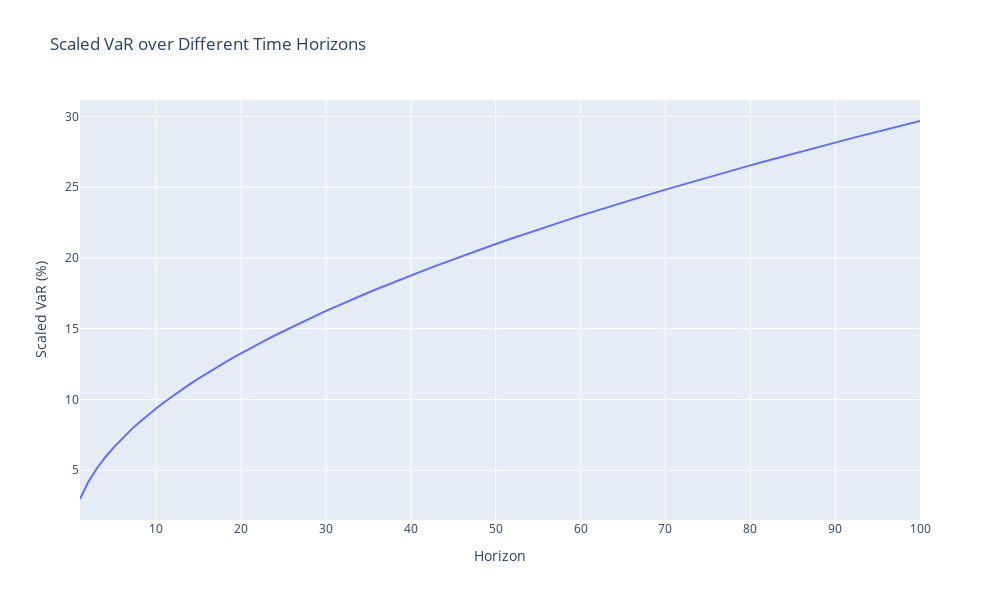

Here is the notebook cell this chart was saved with:
### Code cell
# Plot Scaled VaR
horizons = range(1, 101)
sVaR = [-100*VaR_99*np.sqrt(x) for x in horizons]
sVaR_df = pd.DataFrame({'Horizon': horizons, 'ScaledVaR': sVaR})
fig = px.line(sVaR_df, x='Horizon', y='ScaledVaR', 
              title='Scaled VaR over Different Time Horizons',
              labels={'ScaledVaR': 'Scaled VaR (%)'})
fig.show()

### Figure 1 — Plotly figure (JSON) as saved in the notebook; plotly's stock layout.template omitted (floating-point values rounded to 4 significant figures)
{"data": [{"hovertemplate": "Horizon=%{x}<br>Scaled VaR (%)=%{y}<extra></extra>", "legendgroup": "", "line": {"color": "#636efa", "dash": "solid"}, "marker": {"symbol": "circle"}, "mode": "lines", "name": "", "orientation": "v", "showlegend": false, "type": "scatter", "x": [1, 2, 3, 4, 5, 6, 7, 8, 9, 10, 11, 12, 13, 14, 15, 16, 17, 18, 19, 20, 21, 22, 23, 24, 25, 26, 27, 28, 29, 30, 31, 32, 33, 34, 35, 36, 37, 38, 39, 40, 41, 42, 43, 44, 45, 46, 47, 48, 49, 50, 51, 52, 53, 54, 55, 56, 57, 58, 59, 60, 61, 62, 63, 64, 65, 66, 67, 68, 69, 70, 71, 72, 73, 74, 75, 76, 77, 78, 79, 80, 81, 82, 83, 84, 85, 86, 87, 88, 89, 90, 91, 92, 93, 94, 95, 96, 97, 98, 99, 100], "xaxis": "x", "y": [2.968, 4.197, 5.141, 5.936, 6.637, 7.27, 7.852, 8.395, 8.904, 9.386, 9.844, 10.28, 10.7, 11.11, 11.49, 11.87, 12.24, 12.59, 12.94, 13.27, 13.6, 13.92, 14.23, 14.54, 14.84, 15.13, 15.42, 15.7, 15.98, 16.26, 16.52, 16.79, 17.05, 17.31, 17.56, 17.81, 18.05, 18.3, 18.53, 18.77, 19.0, 19.23, 19.46, 19.69, 19.91, 20.13, 20.35, 20.56, 20.78, 20.99, 21.2, 21.4, 21.61, 21.81, 22.01, 22.21, 22.41, 22.6, 22.8, 22.99, 23.18, 23.37, 23.56, 23.74, 23.93, 24.11, 24.29, 24.47, 24.65, 24.83, 25.01, 25.18, 25.36, 25.53, 25.7, 25.87, 26.04, 26.21, 26.38, 26.55, 26.71, 26.88, 27.04, 27.2, 27.36, 27.52, 27.68, 27.84, 28.0, 28.16, 28.31, 28.47, 28.62, 28.78, 28.93, 29.08, 29.23, 29.38, 29.53, 29.68], "yaxis": "y"}], "layout": {"height": 600, "legend": {"tracegroupgap": 0}, "title": {"text": "Scaled VaR over Different Time Horizons"}, "width": 1000, "xaxis": {"anchor": "y", "domain": [0, 1], "title": {"text": "Horizon"}}, "yaxis": {"anchor": "x", "domain": [0, 1], "title": {"text": "Scaled VaR (%)"}}}}
